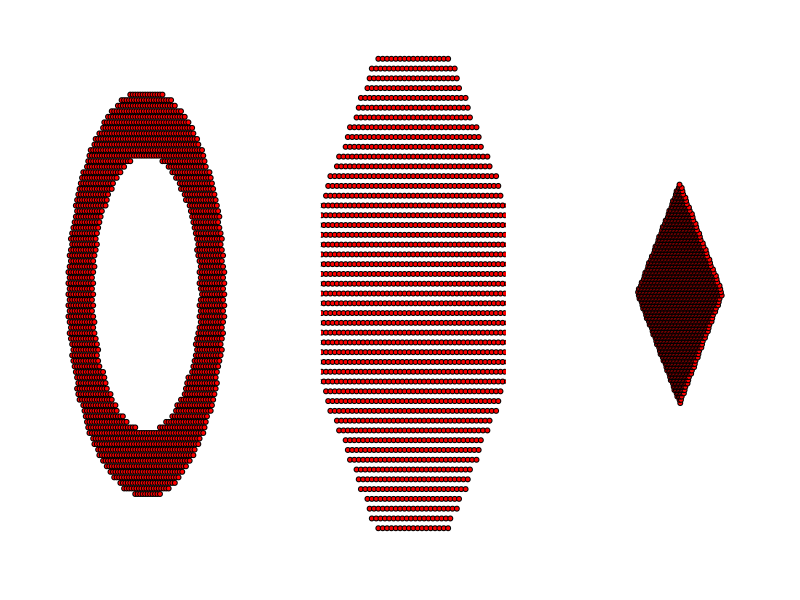
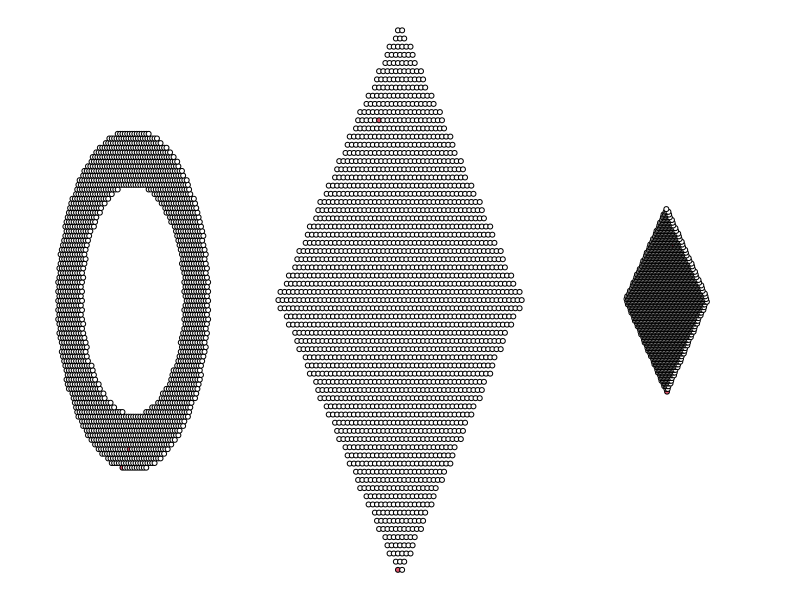
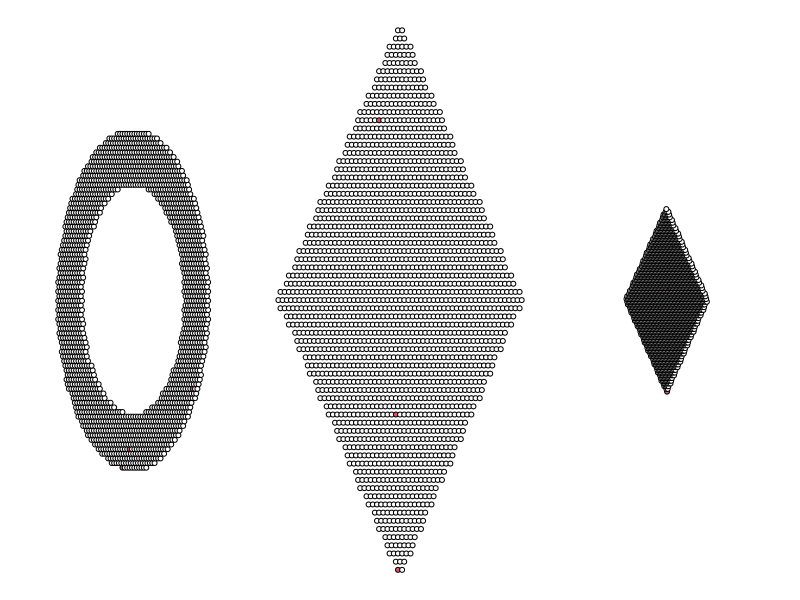

The R script that drew these images, in order: (Note: this script raises an error after producing the figures.)
library(sf)
library(igraph)

#' Create n points within a square positioned using h, v, and n.
#' 
#' @param h A numeric value indicating the horizontal distance of the square from the origin.
#' @param v A numeric value indicating the vertical distance of the square from the origin.
#' @param n An integer indicating the number of points to generate within the square.
#' 
#' @return An object of class "sf" containing n points within a square.
#' 
#' @importFrom sf st_polygon st_sample
#' @export
createPolyPoints <- function(h,v=0,n){
    square <- st_polygon(list(rbind(c(-h,v), c(v,h), c(h,v), c(v,-h), c(-h,v))))
    st_sample(square,size = n,type="hexagonal")
}

#' Create n points within two circles with a distance of m.
#' 
#' @param m A numeric value indicating the distance between the two circles.
#' @param n An integer indicating the number of points to generate within the two circles.
#' 
#' @return An object of class "sf" containing n points within two circles with a distance of m.
#' 
#' @importFrom sf st_polygon st_sample st_difference
#' @export
createFringePoints <- function(m,n){
    # create circle polygon inside the square polygon
    center <- c(0, 0)
    radius <- 0.92
    theta <- seq(0, 2*pi, length.out = 50+1)[-1] # create n points evenly spaced around the circle
    circle_poly_coords <- center + radius * cbind(cos(theta), sin(theta))
    circle_poly1 <- st_polygon(list(rbind(circle_poly_coords, circle_poly_coords[1,])))
    radius <- radius-m 
    circle_poly_coords <- center + radius * cbind(cos(theta), sin(theta))
    circle_poly2 <- st_polygon(list(rbind(circle_poly_coords, circle_poly_coords[1,])))
    fringe=st_difference(circle_poly1,circle_poly2)
    st_sample(fringe,size = n,type="hexagonal")
}


#' Convert spatial points to an igraph graph.
#' 
#' @param points An object of class "sf" containing the spatial points.
#' @param contagious_period An integer indicating the duration (in time steps) that an individual is contagious.
#' 
#' @return An object of class "igraph" representing the graph.
#' 
#' @importFrom igraph graph.adjacency E V neighbors
#' @importFrom sf st_distance
#' @export
toGraph <- function(points,contagious_period=10){
    distances <- as.matrix(st_distance(points))
    g <- graph.adjacency(distances, mode = "undirected", weighted = TRUE)
    E(g)$width=log(1/E(g)$weight) #when drowing the graph we draw only the shorter edge ie the link between very close nodes
    V(g)$state=0
    V(g)$state[1]=contagious_period # the node "1" become contagious for `contagious_period` time step.
    g
}


#' the main function
#'
#' @param g A graph object representing the network
#' @param prob_diffuse The probability of the culture diffusing to a visited individual
#' @param nvisits The number of neighbors visited by each contagious individual in each time step
#' @param contagious_period The length of time that an individual remains contagious
#'
#' @return A graph object representing the network, with updated states and colors
#' @export
diffuse_culture <- function(g, prob_diffuse,nvisits=1,contagious_period=10) {

    #for all node in the graph of state > 0, which correspond to "contagious" individual we will see if they visit other indivdiual
    for (v in V(g)[V(g)$state>0]) {
        neighbors <- neighbors(g, v) #get all the neighbors of the node v
        probas=1/((E(g)[.from(v)]$weight+1)^4)    #this is where the probablilty of visiting someone is defined, very important. Here it is defined as depending on the invert of the squared distance. I added + 1 on the distance because the spatial geography of the model is very small and distance are ofen <1 so adding one simplify 
        visit <- sample(neighbors, 1,prob=probas)  #we sample the `nvisits` neighbors given these probability
        if (V(g)$state[visit]==0 && runif(1) < prob_diffuse) V(g)$state[visit] <- contagious_period
    }
  V(g)$state[V(g)$state==1]=-1 #here I decided that once individual are going to be not contagious again I put them in a "resistant" stat, so they won't be contaminated again. We could imagine this resistant state to be also -n and then at each time state we can increase this resistance ; when it reaches 0 they can be contaminated again 
  V(g)$state[V(g)$state>0]=V(g)$state[V(g)$state>0]-1 #decrease the time left for contagious people
  V(g)$color[V(g)$state==0]=1 #just some estetic
  V(g)$color[V(g)$state>0]=3 #just some estetic
  V(g)$color[V(g)$state<0]=2 #just some estetic
  return(g)
}

n=2000

#let's draw 3 maps

scenarios <- list( createFringePoints(.3,n), createPolyPoints(h=1.5,n=n), createPolyPoints(h=.5,n=n))

par(mfrow=c(1,3))
for(i in 1:3){
    plot(0,0,xlim=c(-1,1),ylim=c(-1,1),type="n",ann=F,axes=F)
    plot(scenarios[[i]],add=T,pch=21,bg="red")
}


# convert these maps as graph where we will run the simulation:
graphs=lapply(scenarios,toGraph)

# Run diffusion simulation for 25 time steps on each graph
prob_diffuse <- .5
par(mfrow=c(1,3))
par(mar=c(0,0,0,0))
for (t in 1:500) {
    st=Sys.time()
    #update 3 scenarios
    graphs=lapply(graphs, diffuse_culture,prob_diffuse=prob_diffuse)
    print(Sys.time()-st)
    #plots 3 scenarios
    lapply(1:length(graphs),function(i){
               plot(0,0,xlim=c(-1.5,1.5),ylim=c(-1.5,1.5),type="n",ann=F,axes=F)
               plot(scenarios[[i]],bg=ifelse(V(graphs[[i]])$state==0,0,2),add=T,pch=21)
               #plot(graphs[[i]],layout=st_coordinates(scenarios[[i]]),add=T,rescale=F)
})
    #Sys.sleep(1)
}


#Final result after 25 time step:
pdf("network.pdf",width=24,height=8)

par(mfrow=c(1,3))
par(mar=c(0,0,0,0))
for(i in 1:3){
    plot(0,0,xlim=c(-1.5,1.5),ylim=c(-1.5,1.5),type="n",ann=F,axes=F)
    plot(graphs[[i]],layout=st_coordinates(scenarios[[i]]),add=T,rescale=F)
}
dev.off()



#reset the state of the graph:


# below example to run in parallel multiple runs


#run multiple simulation
library(parallel)


for(n in c(100,1000)){
    for(prob_diffuse in c(.1)){
        scenarios <- list( createFringePoints(.3,n), createPolyPoints(h=1.5,n=n), createPolyPoints(h=.5,n=n))
        graphs=lapply(scenarios,toGraph)

        st=Sys.time()
        cl <- makeCluster(40,type="FORK")
        #below the while loop run until only 2 individuals are still contagious and return the number of time step neede to do so.
        bigg=parSapply(cl,1:200,function(i){print(i);lapply(graphs,function(gt){ t=0; crve=c();while( sum(V(gt)$state<0)<.99*n && t < 1500 ){gt=diffuse_culture(gt,prob_diffuse);t=t+1;ni=sum(V(gt)$state>0); crve=c(crve,ni)}; return(list(t,crve)) })})
        saveRDS(file=paste0("result_goodbis_n",n,"_p",prob_diffuse,".rds"),bigg)
        stopCluster(cl)
        print(Sys.time()-st)
    }
}


boxplot(t(bigg))
